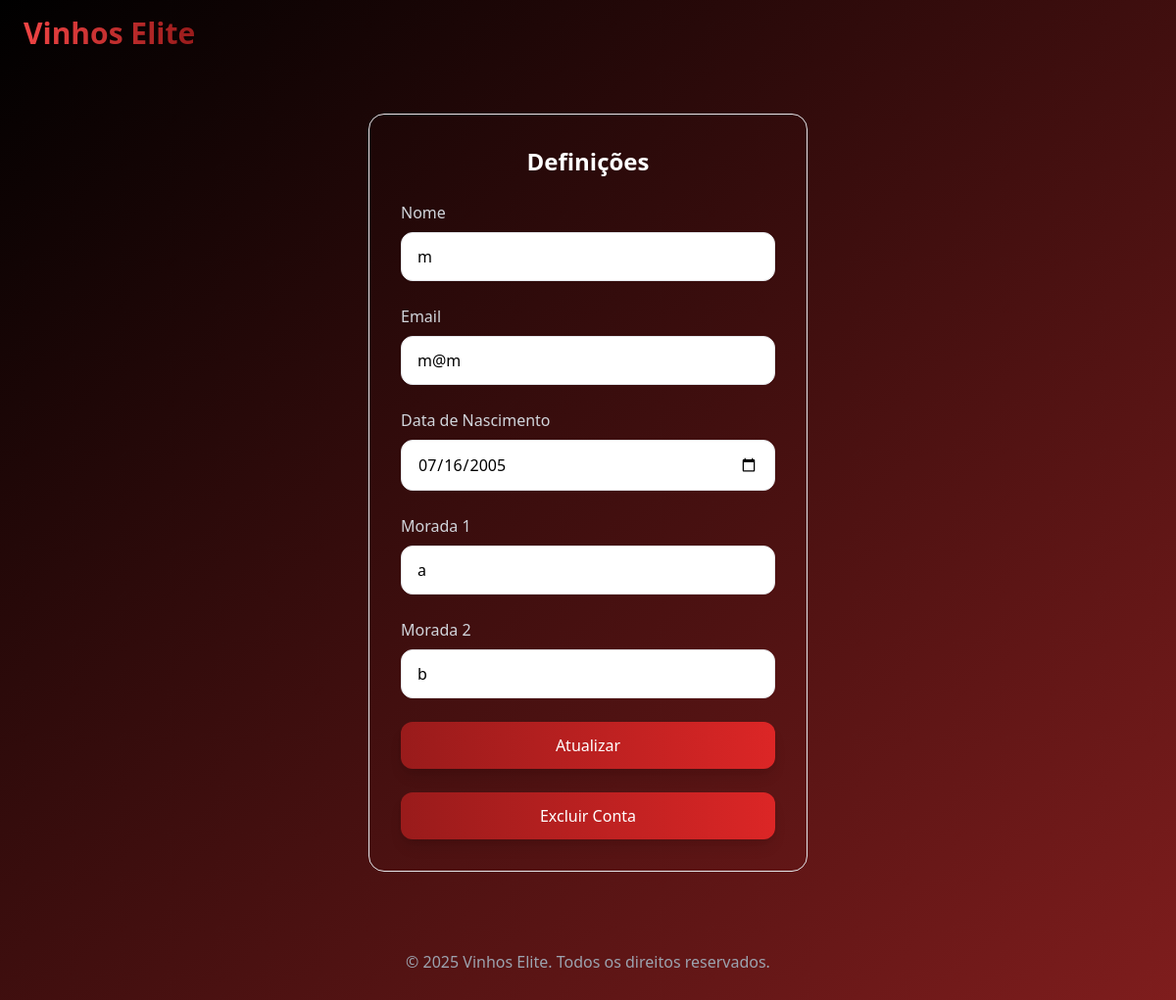
The page /settings (signed in) on the database its author committed.
### tables this page shows
CREATE TABLE utilizadores (
                    id INTEGER PRIMARY KEY AUTOINCREMENT,
                    nome_utilizador TEXT NOT NULL,
                    email TEXT NOT NULL,
                    password TEXT NOT NULL,
                    data_nascimento DATE NOT NULL,
                    morada1 TEXT NOT NULL,
                    morada2 TEXT NOT NULL);

### app.py (the view)
@app.route('/settings', methods=['GET', 'POST'])
def settings():
    if 'user_id' in session:
        utilizador_id = session['user_id']
        if request.method == 'POST':
            nome_utilizador = request.form['nome_utilizador']
            email = request.form['email']
            data_nascimento = request.form['data_nascimento']
            morada1 = request.form['morada1']
            morada2 = request.form['morada2']
            cursor.execute('''UPDATE utilizadores SET nome_utilizador=?, email=?, data_nascimento=?, morada1=?, morada2=?
                              WHERE id=?''',
                           (nome_utilizador, email, data_nascimento, morada1, morada2, utilizador_id))
            conn.commit()
            return redirect(url_for('home'))
        else:
            cursor.execute('SELECT * FROM utilizadores WHERE id=?', (utilizador_id,))
            utilizador = cursor.fetchone()
            return render_template('settings.html', utilizador=utilizador)
    else:
        return redirect(url_for('login'))

### Templates/settings.html (shortened to what this page needs)
<!DOCTYPE html>
<html lang="pt">
<head>
    <link href="https://cdnjs.cloudflare.com/ajax/libs/tailwindcss/2.2.19/tailwind.min.css" rel="stylesheet">
    <link href="https://cdnjs.cloudflare.com/ajax/libs/font-awesome/6.0.0/css/all.min.css" rel="stylesheet">
</head>
<body class="bg-gradient-to-br from-black to-red-900 min-h-screen flex flex-col">
    <nav class="backdrop-blur-md bg-black/30 text-white">
        <div class="max-w-7xl mx-auto px-6 py-4 flex justify-between items-center">
            <a href="/" class="text-3xl font-bold bg-gradient-to-r from-red-500 to-red-800 bg-clip-text text-transparent">Vinhos Elite</a>
        </div>
    </nav>
    <main class="flex-grow flex items-center justify-center px-6 py-12">
        <div class="bg-black/40 backdrop-blur-md rounded-2xl p-8 w-full max-w-md border border-red-900/20">
            <h2 class="text-2xl font-bold text-white mb-6 text-center">Definições</h2>
            <form method="POST" class="space-y-6">
                <div>
                    <label class="block text-gray-300 mb-2" for="nome_utilizador">Nome</label>
                    <input type="text" id="nome_utilizador" name="nome_utilizador" value="{{ utilizador[1] }}" required
                           class="input-field w-full bg-black/40 border border-red-900/20 rounded-xl px-4 py-3 focus:outline-none focus:border-red-500 transition-colors">
                </div>
                <div>
                    <label class="block text-gray-300 mb-2" for="email">Email</label>
                    <input type="email" id="email" name="email" value="{{ utilizador[2] }}" required
                           class="input-field w-full bg-black/40 border border-red-900/20 rounded-xl px-4 py-3 focus:outline-none focus:border-red-500 transition-colors">
                </div>
                <div>
                    <label class="block text-gray-300 mb-2" for="data_nascimento">Data de Nascimento</label>
                    <input type="date" id="data_nascimento" name="data_nascimento" value="{{ utilizador[4] }}" required
                           class="input-field w-full bg-black/40 border border-red-900/20 rounded-xl px-4 py-3 focus:outline-none focus:border-red-500 transition-colors">
                </div>
                <div>
                    <label class="block text-gray-300 mb-2" for="morada1">Morada 1</label>
                    <input type="text" id="morada1" name="morada1" value="{{ utilizador[5] }}" required
                           class="input-field w-full bg-black/40 border border-red-900/20 rounded-xl px-4 py-3 focus:outline-none focus:border-red-500 transition-colors">
                </div>
                <div>
                    <label class="block text-gray-300 mb-2" for="morada2">Morada 2</label>
                    <input type="text" id="morada2" name="morada2" value="{{ utilizador[6] }}"
                           class="input-field w-full bg-black/40 border border-red-900/20 rounded-xl px-4 py-3 focus:outline-none focus:border-red-500 transition-colors">
                </div>
                <button type="submit"
                        class="w-full bg-gradient-to-r from-red-800 to-red-600 text-white py-3 rounded-xl hover:from-red-700 hover:to-red-500 transition-all duration-300 shadow-lg hover:shadow-red-500/20">
                    Atualizar
                </button>
            </form>
            <form action="/delete_account" method="post" class="mt-6">
                <button type="submit"
                        class="w-full bg-gradient-to-r from-red-800 to-red-600 text-white py-3 rounded-xl hover:from-red-700 hover:to-red-500 transition-all duration-300 shadow-lg hover:shadow-red-500/20">
                    Excluir Conta
                </button>
            </form>
        </div>
    </main>
    <footer class="backdrop-blur-md bg-black/30 text-white">
        <div class="max-w-7xl mx-auto px-6 py-8 text-center">
            <p class="text-gray-400">&copy; 2025 Vinhos Elite. Todos os direitos reservados.</p>
        </div>
    </footer>
</body>
</html>

### Templates/settings.html (style rules this page uses)
.input-field { color: black; background-color: white; }

### rows shown on the page
utilizadores: nome_utilizador "m", email "m@m", data_nascimento "07/16/2005", morada1 "a", morada2 "b"
